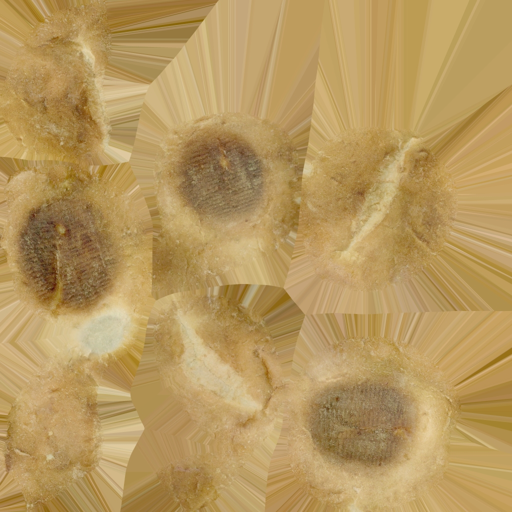
#> input picture tools/blender/life_finish_sources/hamburger_buns_color.png, 512 x 512 px, given in place of blue_plaster_weathered_normal.jpg, which was not available
$ python r2a_world_encode.py life_finish_sources/hamburger_buns_color.png
#> lines starting #> are read from the running program, lines starting #| are printed output that depends on the picture
### tools/blender/r2a_encode.py
"""Mobile encoding of the local 1K scans; UV density is defined by the 1K colour maps."""
from pathlib import Path
import shutil
import sys

import numpy as np
from PIL import Image

FULL_NORMAL={"blue_plaster_weathered","worn_mossy_plasterwall","cobblestone_floor_08"}

def encode(source,dest):
    for path in source.glob("*_color.jpg"):
        scan=path.name.removesuffix("_color.jpg")
        shutil.copyfile(path,dest/path.name)
        normal_path=source/(scan+"_normal.jpg")
        normal=Image.open(normal_path).convert("RGB")
#> normal is the input picture: PIL image 512x512 RGB; mean R, G, B 183.2, 151.9, 94.5
        if scan not in FULL_NORMAL:
            normal=normal.resize((512,512),Image.Resampling.LANCZOS)
        vec=np.asarray(normal)/127.5-1
        vec/=np.maximum(np.linalg.norm(vec,axis=2,keepdims=True),.001)
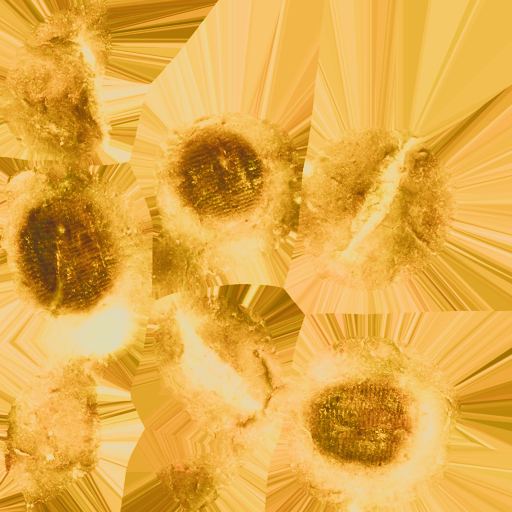
#> vec: shape (512, 512, 3) float64; mean R, G, B 0.713, 0.298, -0.455; drawn with min black and max white
        normal=Image.fromarray(np.uint8(np.clip((vec+1)*127.5+.5,0,255)))
        normal.save(dest/normal_path.name,quality=91,optimize=True,subsampling=0)
        orm_path=source/(scan+"_orm.png")
        orm=Image.open(orm_path).convert("RGB")
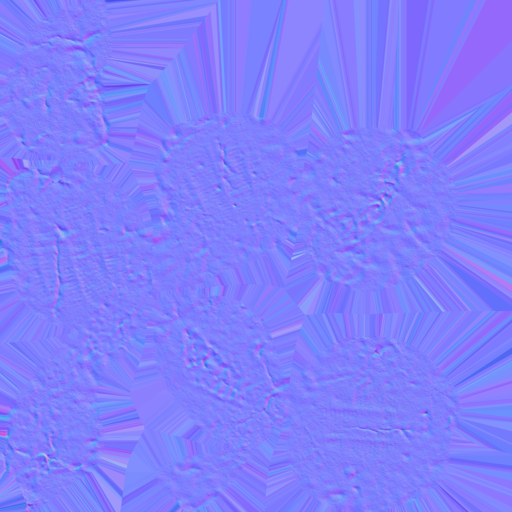
#> input picture tools/blender/life_finish_sources/hamburger_buns_normal.png, 512 x 512 px, given in place of blue_plaster_weathered_orm.png, which was not available
#> orm is the input picture: PIL image 512x512 RGB; mean R, G, B 128.2, 127.2, 252.8
        if scan!="cobblestone_floor_08":
            orm=orm.resize((512,512),Image.Resampling.BOX)
        orm.quantize(colors=128,dither=Image.Dither.NONE).save(dest/orm_path.name,optimize=True)

# [2 lines that do not run on import are left out]

### tools/blender/r2a_world_encode.py
"""Build compact, scanned micro-surface atlases for painted hardware, upholstery and foliage."""
from pathlib import Path
import sys
import numpy as np
from PIL import Image,ImageOps
from r2a_encode import encode

def pack(folder,name,layout,columns,rows):
    base=Image.open(folder/(name+"_base.jpg")).convert("RGB").resize((1024,1024),Image.Resampling.LANCZOS)
    out={k:Image.new("RGB",(1024,1024),c) for k,c in [("color",(210,210,210)),("normal",(128,128,255)),("orm",(255,210,0))]}
    w,h=1024//columns,1024//rows
    for j,(source,strength) in enumerate(layout):
        x=j%columns*w;y=(j//columns if name=="coast_trim" else rows-1-j//columns)*h
        rect=(x,y,x+w,y+h)
        for ch,ext in (("color","jpg"),("normal","jpg"),("orm","png")):
            tile=Image.open(folder/(source+"_"+ch+"."+ext)).convert("RGB").resize((w,h),Image.Resampling.LANCZOS)
            if ch=="color":
                grain=np.asarray(ImageOps.grayscale(tile),dtype=np.float32)
                gain=np.clip(grain/max(1,grain.mean()),.48,1.58)
                tile=Image.fromarray(np.uint8(np.clip(np.asarray(base.crop(rect))*(1+strength*(gain[:,:,None]-1)),0,255)))
            out[ch].paste(tile,(x,y))
    out["color"].save(folder/(name+"_color.jpg"),quality=85,subsampling=0,optimize=True)
    out["normal"].save(folder/(name+"_normal.jpg"),quality=92,subsampling=0,optimize=True)
    out["orm"].resize((512,512),Image.Resampling.BOX).quantize(colors=128,dither=Image.Dither.NONE).save(folder/(name+"_orm.png"),optimize=True)

def main(folder):
    here=Path(__file__).resolve().parent
    encode(here/"r2a_sources",folder);encode(here/"r2a_world_sources",folder)
#> in encode (call 2), `vec=np.asarray(normal)/127.5-1`:
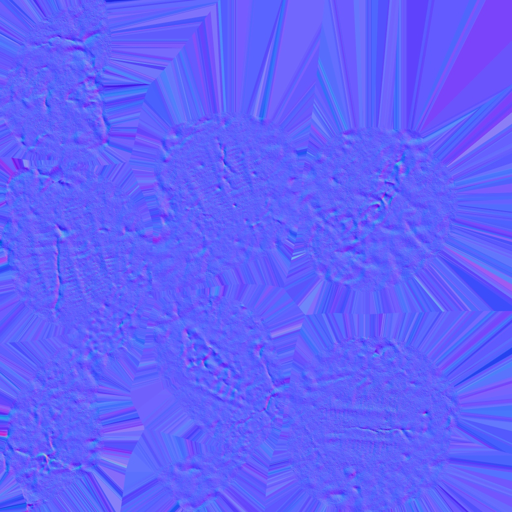
#> vec: shape (512, 512, 3) float64; mean R, G, B 0.00577, -0.00202, 0.982; drawn with min black and max white
    # The supplied gravel ARM has a black G channel. Use the independent 16-bit
    # roughness measurement from the very same scan, preserving its AO and metal mask.
    source=here/"r2a_world_sources"
    # Keep the photographed blades and exposed soil, grading only the colour map
    # toward the muted green of the established northern meadow.
    grass=np.asarray(Image.open(source/"grass_ground_color.jpg").convert("RGB"),dtype=np.float32)
    grass=np.uint8(np.clip(grass*np.array([.94,1.18,1.09])+[4,8,6],0,255))
    meadow=Image.fromarray(grass)
    meadow.save(folder/"grass_ground_color.jpg",quality=85,subsampling=0,optimize=True)
    packed=Image.open(source/"gravel_road_orm.png").convert("RGB")
    rough16=np.asarray(Image.open(source/"gravel_road_rough.png"),dtype=np.float32)
    rough=Image.fromarray(np.uint8(np.round(rough16/257)))
    packed=Image.merge("RGB",(packed.getchannel("R"),rough,packed.getchannel("B")))
    packed.resize((512,512),Image.Resampling.BOX).quantize(colors=128,dither=Image.Dither.NONE).save(folder/"gravel_road_orm.png",optimize=True)
    for channel,ext in (("color","jpg"),("normal","jpg"),("orm","png")):
        original=folder/f"grass_ground_{channel}.{ext}"
        dest=folder/f"grass_distant_{channel}.{ext}"
        if channel=="color":
            meadow.resize((512,512),Image.Resampling.LANCZOS).save(dest,quality=85,subsampling=0,optimize=True)
        else:dest.write_bytes(original.read_bytes())
    wood="oak_wood_planks";paint="distressed_painted_planks";fabric="denim_fabric";rock="coast_land_rocks_01"
    iron="corrugated_iron";plant="grass_ground";rust="rusty_metal_03";plaster="worn_mossy_plasterwall"
    coast=[plaster,plaster,paint,"clay_roof_tiles_02",wood,wood,"cobblestone_floor_08",rock,plant,"damp_beach_sand",iron,iron,paint,fabric,fabric,iron,"pine_bark",plant,plant,rock,iron,paint,"brick_wall_003",rust]+[paint]*8
    hut=[wood,wood,paint,plaster,fabric,fabric,fabric,plant,iron,iron,iron,plaster,rust,paint,iron,plaster]
    pack(folder,"coast_trim",[(s,.35) for s in coast],4,8)
    pack(folder,"hut_trim",[(s,.40) for s in hut],4,4)

#> (the run stopped early here; a loop or call above may not have finished)
